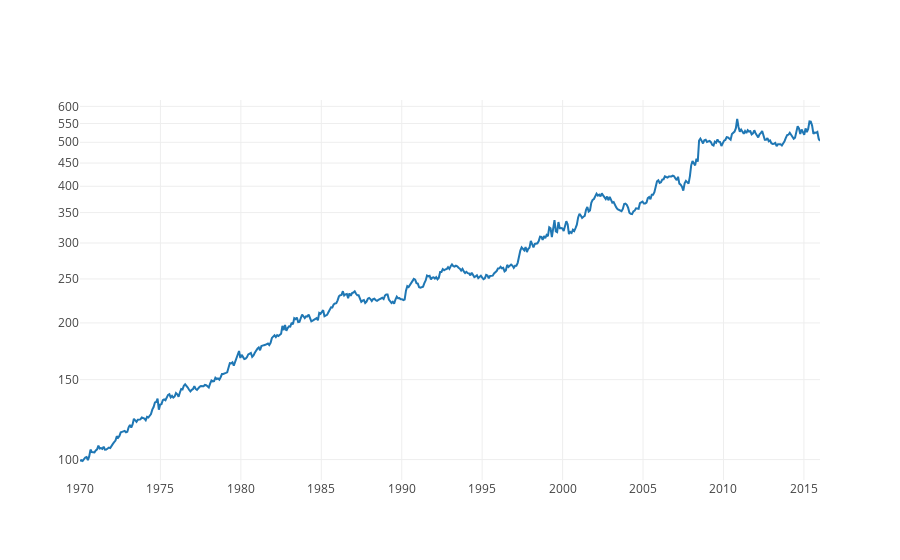

Write notebook code for a chart like this one.
### Code cell
results = R[STARTMONTH:]
perf = 100 * np.cumprod(1 + results / 100)
mychart(perf)

### Figure 1 — Plotly figure (JSON) as saved in the notebook; plotly's stock layout.template omitted (floating-point values rounded to 4 significant figures; data arrays with more than 128 entries replaced by an {"elided": "..."} marker saying what was removed)
{"data": [{"name": "Growth of $1", "type": "scatter", "x": {"elided": "564 float values"}, "y": {"elided": "564 float values"}}], "layout": {"yaxis": {"autorange": true, "type": "log"}}}
